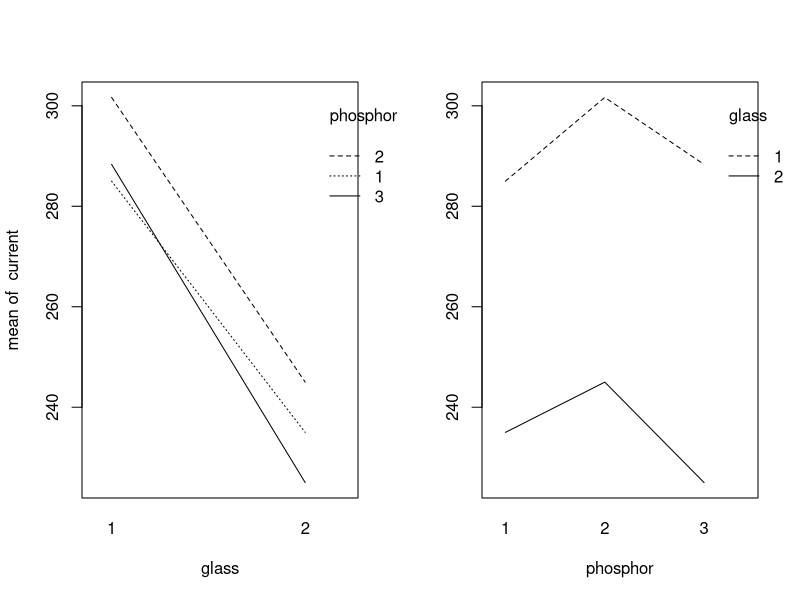
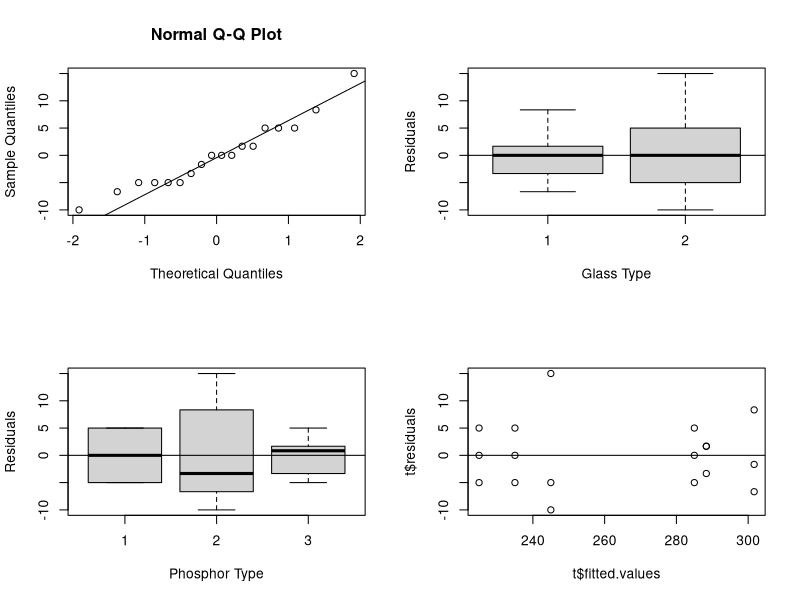
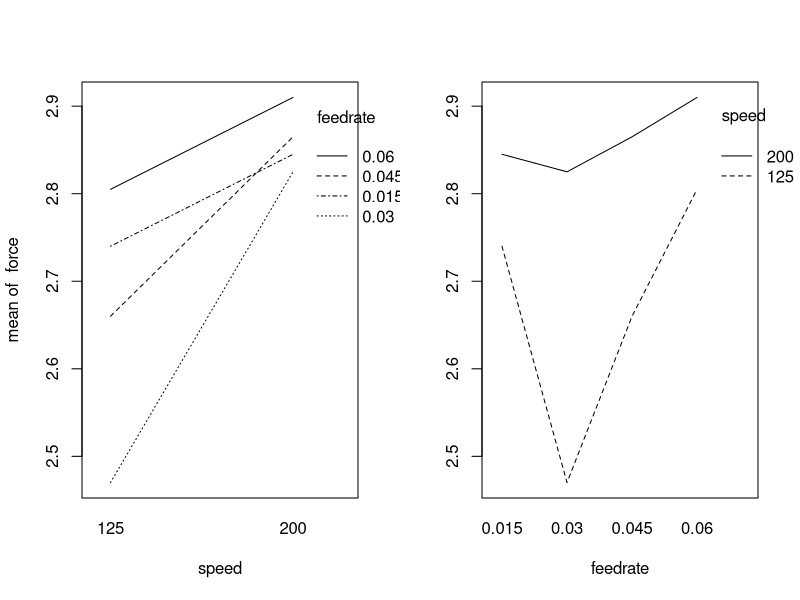
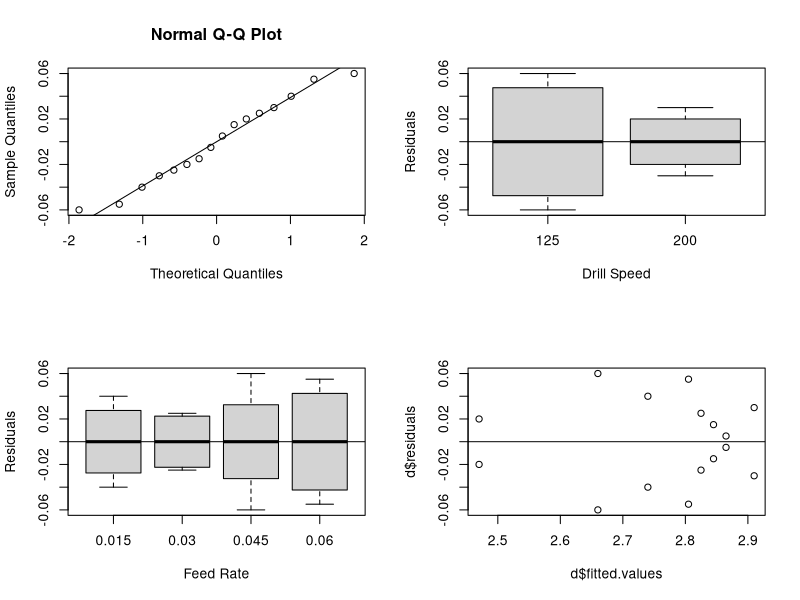
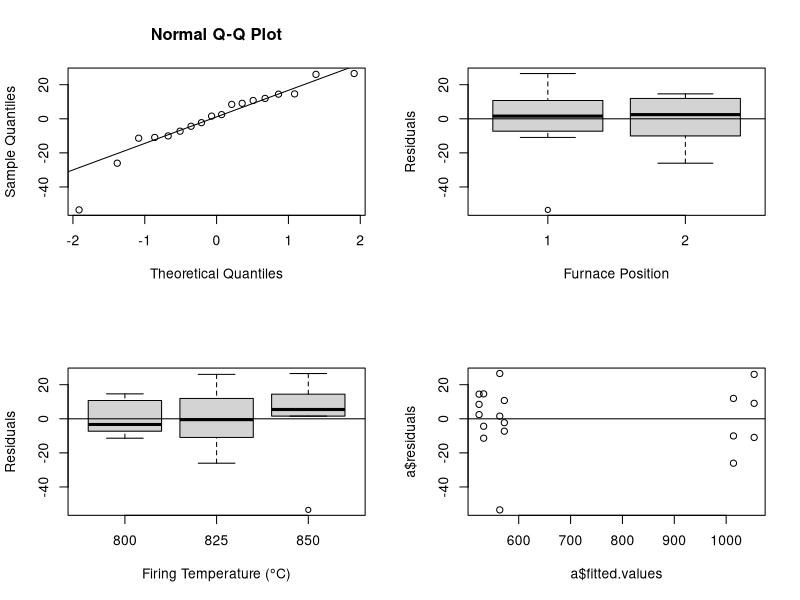
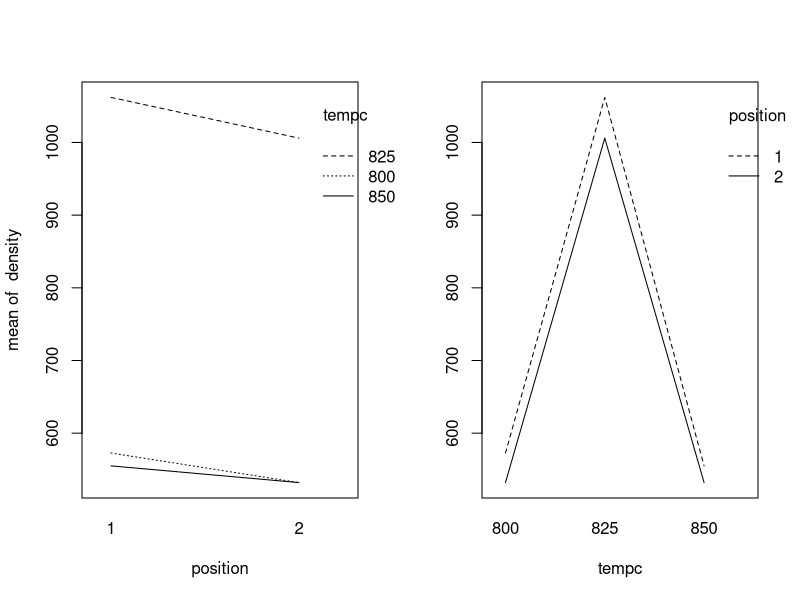
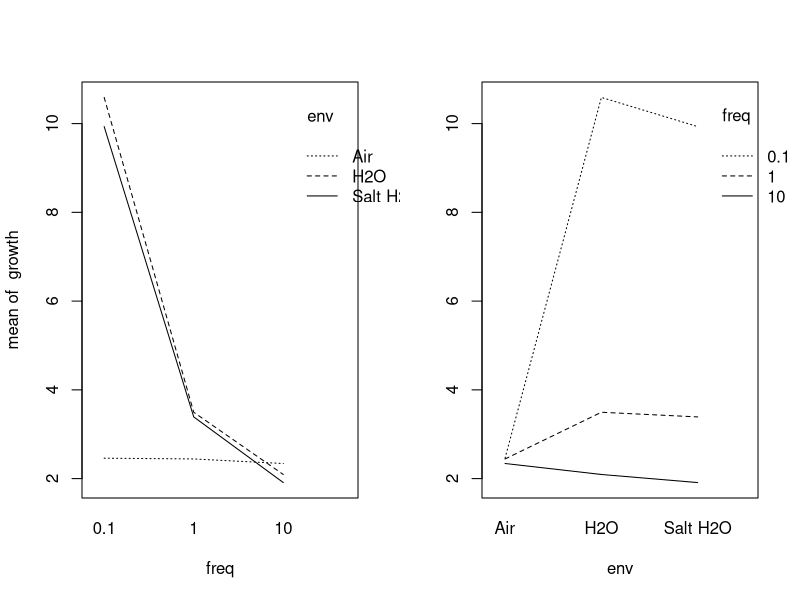
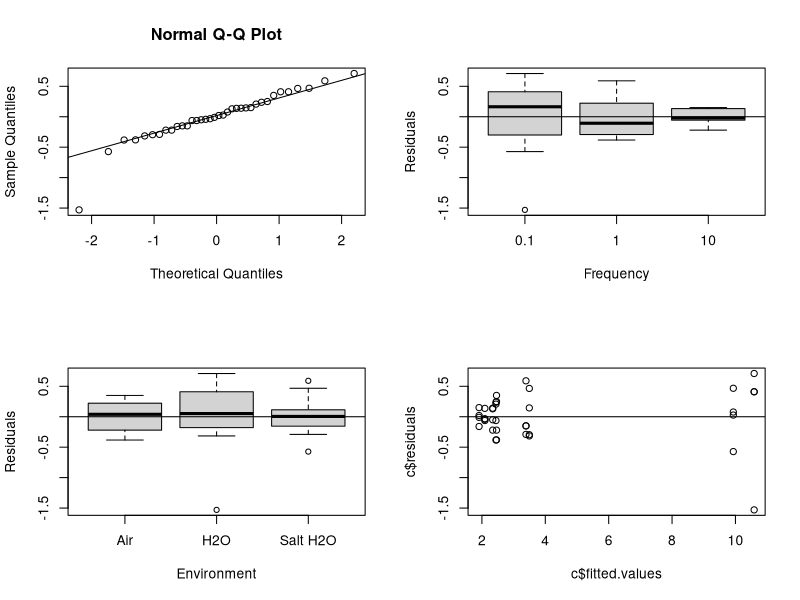

Write R code to recreate these figures, in order.
## ---- chunk 1
rm(list=ls())
current<-c(280,300,290,290,310,285,285,295,290,230,260,220,235,240,225,240,235,230)
glass<-as.factor(rep(1:2,each=9))
phosphor<-as.factor(rep(1:3,times=6))
t<-lm(current~glass*phosphor)
anova(t)
## ---- chunk 2
par(mfrow=c(1,2))
interaction.plot(glass,phosphor,current)
interaction.plot(phosphor,glass,current,ylab="")
# There is interaction between phosphor types 1 and 3. There may be slight interaction
# between phosphor type 2 and the other two phosphor types.
anova(t)["glass:phosphor","Pr(>F)"]
## ---- chunk 3
shapiro.test(t$residuals)
bartlett.test(t$residuals~glass)
bartlett.test(t$residuals~phosphor)
library(car)
leveneTest(lm(t))
# None of the null hypotheses were rejected, so the normality and
par(mfrow=c(2,2))  # equal variance assumptions appear to be met.
qqnorm(t$residuals)
qqline(t$residuals)
plot(c(glass),t$residuals,xlab="Glass Type",ylab="Residuals")  
abline(h=0)
plot(c(phosphor),t$residuals,xlab="Phosphor Type",ylab="Residuals")
abline(h=0)
plot(t$fitted.values,t$residuals)
abline(h=0)
# There is a slight variation in the Q-Q plot, but there does not appear to be any pattern
# in the residual plots.
## ---- chunk 4
force<-c(2.70,2.45,2.60,2.75,2.78,2.49,2.72,2.86,2.83,2.85,2.86,2.94,2.86,2.80,2.87,2.88)
speed<-as.factor(rep(c(125,200),each=8))
feedrate<-as.factor(rep(c(0.015,0.03,0.045,0.06),times=4))
par(mfrow=c(1,2))
interaction.plot(speed,feedrate,force)
interaction.plot(feedrate,speed,force,ylab="")
# We can see that all of the levels have some degree of interaction with each other.
d<-lm(force~speed+feedrate+speed*feedrate)
anova(d)
# We reject both null hypotheses at the alpha = 0.05 level. There is sufficient
# evidence (p = 0.000066, p = 0.002582) that both factors influence thrust force.
shapiro.test(d$residuals)
bartlett.test(d$residuals~speed)
bartlett.test(d$residuals~feedrate)
# None of the null hypotheses were rejected, so the normality and
par(mfrow=c(2,2))  # equal variance assumptions appear to be met.
qqnorm(d$residuals)
qqline(d$residuals)
plot(c(speed),d$residuals,xlab="Drill Speed",ylab="Residuals")  
abline(h=0)
plot(c(feedrate),d$residuals,xlab="Feed Rate",ylab="Residuals")
abline(h=0)
plot(d$fitted.values,d$residuals)
abline(h=0)
# There is a slight variation in the Q-Q plot and a slight pattern in the
# residuals vs. fitted values plot.
TukeyHSD(aov(force~speed+feedrate+speed*feedrate))$speed # Post-hoc analysis
TukeyHSD(aov(force~speed+feedrate+speed*feedrate))$feedrate
# The two drill speeds are clearly different. The 0.03 feed rate appears to be different
# from the 0.015 feed rate and the 0.06 feed rate. The 0.03 feed rate may also be
# different from the 0.045 feed rate, but we narrowly failed to reject the null
# hypothesis at the alpha = 0.05 level (p = 0.050910663).
## ---- chunk 5
yield<-c(90.4,90.7,90.2,90.2,90.6,90.4,90.1,90.5,89.9,90.3,90.6,90.1,90.5,90.8,90.4,90.7,90.9,90.1)
tempr<-as.factor(rep(c(150,160,170),each=6))
pressure<-as.factor(rep(c(200,215,230),times=6))
TukeyHSD(aov(yield~tempr+pressure+tempr*pressure))$pressure
## ---- chunk 6
density<-c(570,1063,565,565,1080,510,583,1043,590,528,988,526,547,1026,538,521,1004,532)
position<-as.factor(rep(1:2,each=9))
tempc<-as.factor(rep(c(800,825,850),times=6))
a<-lm(density~position+tempc)
anova(a)
# We reject both null hypotheses at the alpha = 0.05 level. There is sufficient
# evidence (p = 0.001254, p < 0.000001) that both factors influence baked density.
shapiro.test(a$residuals)
bartlett.test(a$residuals~position)
bartlett.test(a$residuals~tempc)
# None of the null hypotheses were rejected, but we should exercise slight caution as the
# Shapiro-Wilk normality test is close to the alpha = 0.05 significance level (p = 0.09529).
par(mfrow=c(2,2))
qqnorm(a$residuals)
qqline(a$residuals)
plot(c(position),a$residuals,xlab="Furnace Position",ylab="Residuals")  
abline(h=0)
plot(c(tempc),a$residuals,xlab="Firing Temperature (°C)",ylab="Residuals")
abline(h=0)
plot(a$fitted.values,a$residuals)
abline(h=0)
# There is a slight variation in the Q-Q plot, but not much pattern in the residual plots.
TukeyHSD(aov(density~position+tempc)) # Post-hoc analysis
# We can see that the two furnace positions are different. The 825C level is also clearly
# different from both the 800C level and the 850C level.
## ---- chunk 7
par(mfrow=c(1,2))
interaction.plot(position,tempc,density)
interaction.plot(tempc,position,density,ylab="")
anova(lm(density~position+tempc+position*tempc))["position:tempc","Pr(>F)"]
## ---- chunk 8
growth<-c(2.29,2.06,1.90,2.47,2.05,1.93,2.48,2.23,1.75,2.12,2.03,2.06,2.65,3.20,3.10,2.68,3.18,3.24,2.06,3.96,3.98,2.38,3.64,3.24,2.24,11.00,9.96,2.71,11.00,10.01,2.81,9.06,9.36,2.08,11.30,10.40)
freq<-as.factor(rep(c(10,1,0.1),each=12))
env<-as.factor(rep(c("Air","H2O","Salt H2O"),times=12))
par(mfrow=c(1,2))
interaction.plot(freq,env,growth)
interaction.plot(env,freq,growth,ylab="")
# We can see that all of the levels have some degree of interaction with each other,
# although the interaction between H2O and salt H2O appears to be slight.
c<-lm(growth~freq*env)
anova(c)
# We reject both null hypotheses at the alpha = 0.05 level. There is sufficient
# evidence (p < 0.000001, p < 0.000001) that both factors influence crack growth rate.
## ---- chunk 9
shapiro.test(c$residuals)
bartlett.test(c$residuals~freq)
bartlett.test(c$residuals~env)
# All of the null hypotheses were rejected. The normality and equal variance assumptions
par(mfrow=c(2,2))     # have clearly been violated and this analysis should not be used.
qqnorm(c$residuals)
qqline(c$residuals)
plot(c(freq),c$residuals,xlab="Frequency",ylab="Residuals")  
abline(h=0)
plot(c(env),c$residuals,xlab="Environment",ylab="Residuals")
abline(h=0)
plot(c$fitted.values,c$residuals)
abline(h=0)
# There is a slight variation in the Q-Q plot and there appears to be a megaphone pattern
# in the residuals vs. fitted values plot. This is further evidence that this analysis
# should not be used.
## ---- chunk 10
lngrowth<-log(growth)
lnc<-lm(lngrowth~freq+env+freq*env)
anova(lnc)
# We reject both null hypotheses at the alpha = 0.05 level. There is sufficient
# evidence (p < 0.000001, p < 0.000001) that both factors influence crack growth rate.
shapiro.test(lnc$residuals)
bartlett.test(lnc$residuals~freq)
bartlett.test(lnc$residuals~env)
leveneTest(lm(c))
# None of the null hypotheses were rejected, so the normality and
par(mfrow=c(2,2))  # equal variance assumptions appear to be met.
qqnorm(lnc$residuals)
qqline(lnc$residuals)
plot(c(freq),lnc$residuals,xlab="Frequency",ylab="Residuals")  
abline(h=0)
plot(c(env),lnc$residuals,xlab="Environment",ylab="Residuals")
abline(h=0)
plot(lnc$fitted.values,lnc$residuals)
abline(h=0)
# There is a slight variation in the Q-Q plot, but the intensity of the megaphone pattern
# in the residuals vs. fitted values plot appears to have decreased.
TukeyHSD(aov(lngrowth~freq+env+freq*env))$freq # Post-hoc analysis
TukeyHSD(aov(lngrowth~freq+env+freq*env))$env
# We can see that all levels of both factors except H2O and salt H2O for the
# environment factor are clearly different from one another.
## ---- chunk 11
glucose<-c(42.5,138.4,180.9,39.8,132.4,176.8,43.3,144.4,180.5,40.3,132.4,173.6,42.9,142.7,183,41.2,130.3,174.9)
method<-as.factor(rep(1:2,times=3,each=3))
level<-as.factor(rep(1:3,times=6))
par(mfrow=c(1,2))
interaction.plot(method,level,glucose)
interaction.plot(level,method,glucose,ylab="")
# There may be slight interaction between method 1 and method 2.
g<-lm(glucose~method*level)
anova(g)
# We reject both null hypotheses at the alpha = 0.05 level. There is sufficient
# evidence (p = 0.000003, p < 0.000001) that both factors influence concentration of glucose.
shapiro.test(g$residuals)
bartlett.test(g$residuals~method)
bartlett.test(g$residuals~level)
leveneTest(g)
# We should exercise caution here as the null hypothesis for Bartlett's test for homoscedasticity
# by level has been rejected at the alpha = 0.05 level (p = 0.02731).
par(mfrow=c(2,2))
qqnorm(g$residuals)
qqline(g$residuals)
plot(c(method),g$residuals,xlab="Method",ylab="Residuals")  
abline(h=0)
plot(c(level),g$residuals,xlab="Glucose Level",ylab="Residuals")
abline(h=0)
plot(g$fitted.values,g$residuals)
abline(h=0)
# There is a slight variation in the Q-Q plot and a megaphone/football pattern in the
# residuals vs. fitted values plot.
TukeyHSD(aov(glucose~method+level+method*level))$method # Post-hoc analysis
TukeyHSD(aov(glucose~method+level+method*level))$level
# We can see that all levels of both factors are clearly different from one another.
